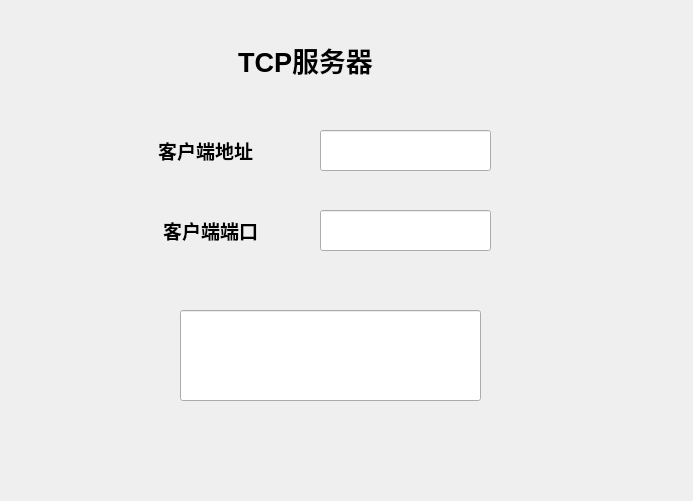
<?xml version="1.0" encoding="UTF-8"?>
<ui version="4.0">
 <class>Widget</class>
 <widget class="QWidget" name="Widget">
  <property name="geometry">
   <rect>
    <x>0</x>
    <y>0</y>
    <width>693</width>
    <height>501</height>
   </rect>
  </property>
  <property name="windowTitle">
   <string>Widget</string>
  </property>
  <widget class="QLabel" name="label">
   <property name="geometry">
    <rect>
     <x>220</x>
     <y>30</y>
     <width>171</width>
     <height>61</height>
    </rect>
   </property>
   <property name="text">
    <string>&lt;html&gt;&lt;head/&gt;&lt;body&gt;&lt;p align=&quot;center&quot;&gt;&lt;span style=&quot; font-size:20pt; font-weight:600;&quot;&gt;TCP服务器&lt;/span&gt;&lt;/p&gt;&lt;/body&gt;&lt;/html&gt;</string>
   </property>
  </widget>
  <widget class="QLabel" name="label_2">
   <property name="geometry">
    <rect>
     <x>140</x>
     <y>130</y>
     <width>131</width>
     <height>41</height>
    </rect>
   </property>
   <property name="text">
    <string>&lt;html&gt;&lt;head/&gt;&lt;body&gt;&lt;p align=&quot;center&quot;&gt;&lt;span style=&quot; font-size:14pt; font-weight:600;&quot;&gt;客户端地址&lt;/span&gt;&lt;/p&gt;&lt;/body&gt;&lt;/html&gt;</string>
   </property>
  </widget>
  <widget class="QLabel" name="label_3">
   <property name="geometry">
    <rect>
     <x>140</x>
     <y>210</y>
     <width>141</width>
     <height>41</height>
    </rect>
   </property>
   <property name="text">
    <string>&lt;html&gt;&lt;head/&gt;&lt;body&gt;&lt;p align=&quot;center&quot;&gt;&lt;span style=&quot; font-size:14pt; font-weight:600;&quot;&gt;客户端端口&lt;/span&gt;&lt;/p&gt;&lt;/body&gt;&lt;/html&gt;</string>
   </property>
  </widget>
  <widget class="QLineEdit" name="IplineEdit">
   <property name="geometry">
    <rect>
     <x>320</x>
     <y>130</y>
     <width>171</width>
     <height>41</height>
    </rect>
   </property>
  </widget>
  <widget class="QLineEdit" name="PortlineEdit">
   <property name="geometry">
    <rect>
     <x>320</x>
     <y>210</y>
     <width>171</width>
     <height>41</height>
    </rect>
   </property>
  </widget>
  <widget class="QLineEdit" name="MesglineEdit">
   <property name="geometry">
    <rect>
     <x>180</x>
     <y>310</y>
     <width>301</width>
     <height>91</height>
    </rect>
   </property>
   <property name="inputMask">
    <string notr="true"/>
   </property>
   <property name="text">
    <string notr="true"/>
   </property>
  </widget>
 </widget>
 <layoutdefault spacing="6" margin="11"/>
 <resources/>
 <connections/>
</ui>
